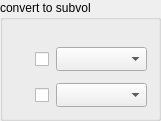
  <widget class="QGroupBox" name="groupBoxTransformations">
   <property name="geometry">
    <rect>
     <x>260</x>
     <y>180</y>
     <width>161</width>
     <height>121</height>
    </rect>
   </property>
   <property name="toolTip">
    <string>convert a receiver expression to a subvolume</string>
   </property>
   <property name="title">
    <string>convert to subvol</string>
   </property>
   <property name="checkable">
    <bool>false</bool>
   </property>
   <widget class="QWidget" name="verticalLayoutWidget_98">
    <property name="geometry">
     <rect>
      <x>13</x>
      <y>54</y>
      <width>10</width>
      <height>10</height>
     </rect>
    </property>
    <layout class="QVBoxLayout" name="layoutLedCCAsVol"/>
   </widget>
   <widget class="QWidget" name="verticalLayoutWidget_99">
    <property name="geometry">
     <rect>
      <x>13</x>
      <y>90</y>
      <width>10</width>
      <height>10</height>
     </rect>
    </property>
    <layout class="QVBoxLayout" name="layoutLedCCAsVol2"/>
   </widget>
   <widget class="QCheckBox" name="cbCCAsVolume">
    <property name="geometry">
     <rect>
      <x>35</x>
      <y>49</y>
      <width>21</width>
      <height>21</height>
     </rect>
    </property>
    <property name="font">
     <font>
      <pointsize>10</pointsize>
      <italic>false</italic>
      <bold>false</bold>
      <underline>false</underline>
      <strikeout>false</strikeout>
      <stylestrategy>PreferAntialias</stylestrategy>
      <kerning>true</kerning>
     </font>
    </property>
    <property name="toolTip">
     <string>Activate a control change to be trasformed to subvolume.</string>
    </property>
    <property name="text">
     <string/>
    </property>
    <property name="checked">
     <bool>false</bool>
    </property>
   </widget>
   <widget class="QComboBox" name="cbControllerAsVol">
    <property name="geometry">
     <rect>
      <x>56</x>
      <y>47</y>
      <width>91</width>
      <height>24</height>
     </rect>
    </property>
    <property name="font">
     <font>
      <pointsize>8</pointsize>
      <italic>false</italic>
      <bold>false</bold>
      <underline>false</underline>
      <strikeout>false</strikeout>
      <stylestrategy>PreferAntialias</stylestrategy>
      <kerning>true</kerning>
     </font>
    </property>
    <property name="toolTip">
     <string>Select the control change for use as subvolume.</string>
    </property>
   </widget>
   <widget class="QCheckBox" name="cbCCAsVolume2">
    <property name="geometry">
     <rect>
      <x>35</x>
      <y>85</y>
      <width>21</width>
      <height>21</height>
     </rect>
    </property>
    <property name="font">
     <font>
      <pointsize>10</pointsize>
      <italic>false</italic>
      <bold>false</bold>
      <underline>false</underline>
      <strikeout>false</strikeout>
      <stylestrategy>PreferAntialias</stylestrategy>
      <kerning>true</kerning>
     </font>
    </property>
    <property name="toolTip">
     <string>Activate a control change to be trasformed to subvolume.</string>
    </property>
    <property name="text">
     <string/>
    </property>
    <property name="checked">
     <bool>false</bool>
    </property>
   </widget>
   <widget class="QComboBox" name="cbControllerAsVol2">
    <property name="geometry">
     <rect>
      <x>56</x>
      <y>83</y>
      <width>91</width>
      <height>24</height>
     </rect>
    </property>
    <property name="font">
     <font>
      <pointsize>8</pointsize>
      <italic>false</italic>
      <bold>false</bold>
      <underline>false</underline>
      <strikeout>false</strikeout>
      <stylestrategy>PreferAntialias</stylestrategy>
      <kerning>true</kerning>
     </font>
    </property>
    <property name="toolTip">
     <string>Select the control change for use as subvolume.</string>
    </property>
   </widget>
  </widget>
